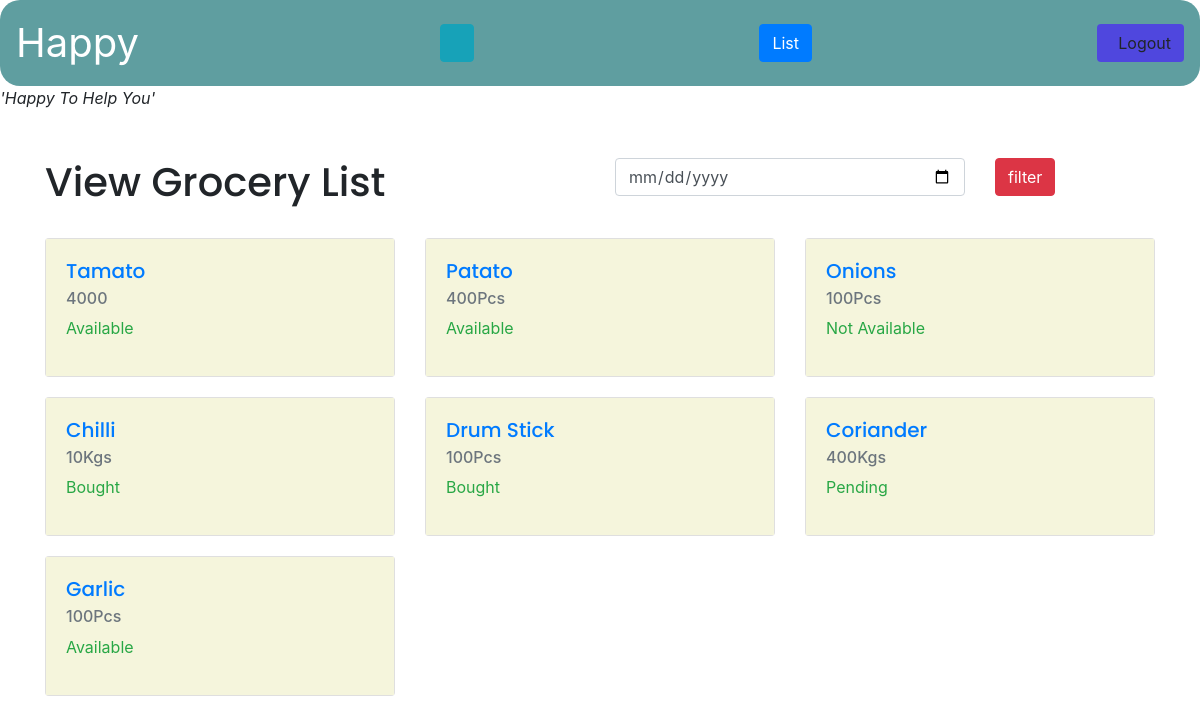
The page / on the database its author committed.
### testapp/models.py (models this page shows)
class Grocery_Item_Model(models.Model):
    item_name = models.CharField(max_length=200)
    item_status = models.CharField(max_length=200)
    item_quantity = models.CharField(max_length=200)
    date = models.DateField()

### testapp/views.py (the view)
# urls.py: 2. Add a URL to urlpatterns:  path('', views.home, name='home')
def home(request):
    items = Grocery_Item_Model.objects.all()
    try:
        usr = request.session['user']
        print(usr)
        user = User_Model.objects.get(email=usr)
    except:
        return render(request, 'index.html', {'all_item': items})
    return render(request, 'index.html', {'all_item': items, 'user':user})

### templates/index.html (shortened to what this page needs)
{% load static %}
<html>
<head>
    {% block style %}
        <link rel="stylesheet" href="https://maxcdn.bootstrapcdn.com/bootstrap/4.4.1/css/bootstrap.min.css">
        <link rel="stylesheet" href="{% static 'style.css' %}">
        <link rel="stylesheet" href="https://maxcdn.bootstrapcdn.com/bootstrap/4.3.1/css/bootstrap.min.css">
    {% endblock %}
</head>
<body>
<nav class="navbar navbar-inverse">
    <a class="navbar-brand" id="img" href="/home" style="font-size: 40px; color: white">Happy</a>
    {% if user is not None %}
        <div class="navbar-nav">
            <a class="btn btn-outline-white btn-rounded waves-effect btn-info" href="#"><i
                    class="fas fa-user pr-2" aria-hidden="true"></i>{{ user.name }}</a></div>
            <div><a href="#" class="btn btn-primary">List</a></div>
        <div class="navbar-nav"><a href="/logout" class="btn" style="background-color: #4D39E9D9"><i
                class="fas fa-lock pr-2" aria-hidden="true"></i>Logout</a></div>
    {% else %}
        <div class="navbar-nav">
            <a class="btn btn-outline-white btn-rounded waves-effect btn1" style="background-color: burlywood"
               href="/register">Register </a>
            <a href="/login" class="btn" style="background-color: #4D39E9D9">Login</a></div>
    {% endif %}
</nav>
<marquee><i>'Happy To Help You'</i></marquee>
{% block item_content %}
    <div class="container mt-5">
        <div class="row">
            <div class="col-lg-6">
                <h1>View Grocery List</h1>
            </div>
            <div class="col-lg-6 float-right">
                <div class="row">
                    <div class="col-lg-8" id="filter">
                        <input type="date" class="form-control">
                    </div>
                    <div class="col-lg-4">
                        <input type="submit" class="btn btn-danger" value="filter">
                    </div>
                </div>
            </div>
        </div>
        <div class="row mt-4">
            {% for items in all_item %}
                <div class="col-lg-4">
                    <div class="card">
                        <div class="item card-body"><a href="/item?item_id={{ items.id }}" id="items">
                            <h5 class="card-title">{{ items.item_name }}</h5>
                            <h6 class="card-subtitle mb-2 text-muted">{{ items.item_quantity }}</h6>
                            <p class="text-success">{{ items.item_status }}</p></a>
                        </div>
                    </div>
                </div><br><br>
            {% endfor %}
        </div>
    </div>
{% endblock %}
</body>
</html>

### testapp/static/style.css (style rules this page uses)
body { font-family: 'Poppins', sans-serif; font-weight: 300; background-color: beige; }
h1, h2, h3, h4, h5 { font-family: 'Poppins', sans-serif; font-weight: 700; }
nav { font-size: 30px; }
.navbar { border-radius: 20px; background: cadetblue; }
.card { margin-bottom: 20px; }
#items { text-decoration: none; }
.item { background: beige; }

### rows shown on the page
Grocery_Item_Model: item_name "Tamato", item_quantity "4000", item_status "Available"
Grocery_Item_Model: item_name "Patato", item_quantity "400Pcs", item_status "Available"
Grocery_Item_Model: item_name "Onions", item_quantity "100Pcs", item_status "Not Available"
Grocery_Item_Model: item_name "Chilli", item_quantity "10Kgs", item_status "Bought"
Grocery_Item_Model: item_name "Drum Stick", item_quantity "100Pcs", item_status "Bought"
Grocery_Item_Model: item_name "Coriander", item_quantity "400Kgs", item_status "Pending"
Grocery_Item_Model: item_name "Garlic", item_quantity "100Pcs", item_status "Available"
